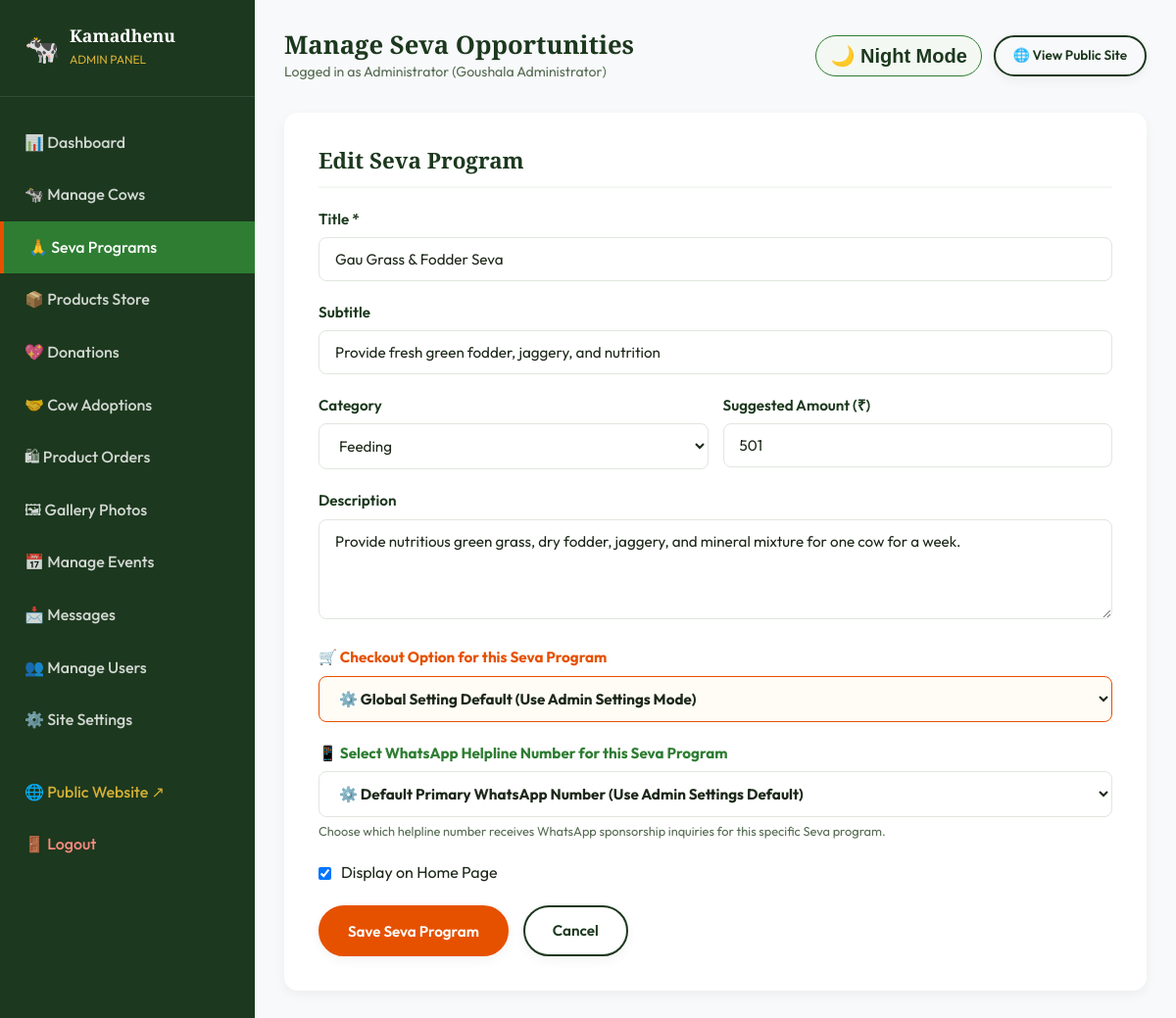
Screenshot of /admin/seva.php?action=edit&id=1 (signed in) with the database file from the repository.
### tables this page shows
CREATE TABLE IF NOT EXISTS `seva` (
  `id` INT AUTO_INCREMENT PRIMARY KEY,
  `title` VARCHAR(150) NOT NULL,
  `subtitle` VARCHAR(255) DEFAULT NULL,
  `category` ENUM('Daily', 'Medical', 'Feeding', 'Shelter', 'Special') DEFAULT 'Daily',
  `suggested_amount` DECIMAL(10,2) NOT NULL DEFAULT 500.00,
  `description` TEXT NOT NULL,
  `image` VARCHAR(255) DEFAULT 'images/seva/seva-default.jpg',
  `is_featured` TINYINT(1) DEFAULT 1,
  `created_at` TIMESTAMP DEFAULT CURRENT_TIMESTAMP
);

### admin/seva.php (the view, shortened to what this page needs)
<?php
require_once __DIR__ . '/header_sidebar.php';
$action = $_GET['action'] ?? 'list';
$editId = (int)($_GET['id'] ?? 0);
$editSeva = null;
if ($action === 'edit' && $editId > 0) {
    $stmt = $pdo->prepare("SELECT * FROM seva WHERE id = ?");
    $stmt->execute([$editId]);
    $editSeva = $stmt->fetch();
}
$sevaList = $pdo->query("SELECT * FROM seva ORDER BY id ASC")->fetchAll();
?>
<?php if ($action === 'add' || $action === 'edit'): ?>
  <div style="background:white; padding:35px; border-radius:var(--radius-md); box-shadow:var(--shadow-sm); width:100%; margin-bottom:30px;">
    <h3 style="margin-bottom:20px; font-size:1.4rem; color:var(--primary-dark); border-bottom:2px solid var(--bg-light-green); padding-bottom:12px;"><?= $action === 'edit' ? 'Edit Seva Program' : 'Add New Seva Program' ?></h3>
    <form method="POST" action="seva.php?action=<?= $action ?>&id=<?= $editId ?>" enctype="multipart/form-data">
      <div class="form-group">
        <label class="form-label">Title *</label>
        <input type="text" name="title" class="form-control" value="<?= htmlspecialchars($editSeva['title'] ?? '') ?>" required>
      </div>
      <div class="form-group">
        <label class="form-label">Subtitle</label>
        <input type="text" name="subtitle" class="form-control" value="<?= htmlspecialchars($editSeva['subtitle'] ?? '') ?>">
      </div>
      <div class="form-row">
        <div class="form-group">
          <label class="form-label">Category</label>
          <select name="category" class="form-control">
            <option value="Feeding" <?= ($editSeva['category'] ?? '') === 'Feeding' ? 'selected' : '' ?>>Feeding</option>
          </select>
        </div>
        <div class="form-group">
          <label class="form-label">Suggested Amount (₹)</label>
          <input type="number" step="0.01" name="suggested_amount" class="form-control" value="<?= (float)($editSeva['suggested_amount'] ?? 501.00) ?>" required>
        </div>
      </div>
      <div class="form-group">
        <label class="form-label">Description</label>
        <textarea name="description" class="form-control" rows="4" required><?= htmlspecialchars($editSeva['description'] ?? '') ?></textarea>
      </div>
      <div class="form-group">
        <label class="form-label" style="font-weight:bold; color:var(--accent-orange);">🛒 Checkout Option for this Seva Program</label>
        <select name="checkout_mode" class="form-control" style="font-weight:bold; background:#fffcf6; border:1.5px solid var(--accent-orange);">
          <option value="default" <?= ($editSeva['checkout_mode'] ?? 'default') === 'default' ? 'selected' : '' ?>>⚙️ Global Setting Default (Use Admin Settings Mode)</option>
        </select>
      </div>
      <div class="form-group">
        <label class="form-label" style="font-weight:bold; color:#2E7D32;">📱 Select WhatsApp Helpline Number for this Seva Program</label>
        <select name="whatsapp_number" class="form-control" style="font-weight:bold;">
          <option value="">⚙️ Default Primary WhatsApp Number (Use Admin Settings Default)</option>
        </select>
        <small style="color:var(--text-muted); font-size:0.8rem; display:block; margin-top:4px;">Choose which helpline number receives WhatsApp sponsorship inquiries for this specific Seva program.</small>
      </div>
      <div class="form-group" style="display:flex; align-items:center; gap:10px;">
        <input type="checkbox" name="is_featured" value="1" id="feat" <?= !isset($editSeva) || $editSeva['is_featured'] ? 'checked' : '' ?>>
        <label for="feat">Display on Home Page</label>
      </div>
      <div style="display:flex; gap:15px;">
        <button type="submit" class="btn btn-primary">Save Seva Program</button>
        <a href="seva.php" class="btn btn-outline">Cancel</a>
      </div>
    </form>
  </div>
<?php endif; ?>
<?php require_once __DIR__ . '/footer.php'; ?>

### css/style.css (style rules this page uses)
:root { --primary-dark: #1C381E; --primary-green: #2E7D32; --accent-orange: #E65100; --accent-gold: #D4AF37; --bg-cream: #FFFFFF; --bg-light-green: #F4F8F3; --bg-white: #FFFFFF; --text-dark: #1C2819; --text-muted: #556B52; --border-light: #E0E7DE; --shadow-sm: 0 4px 12px rgba(0, 0, 0, 0.05); --shadow-md: 0 8px 24px rgba(0, 0, 0, 0.08); --shadow-lg: 0 16px 40px rgba(0, 0, 0, 0.12); --radius-sm: 8px; --radius-md: 14px; --radius-lg: 24px; --transition-fast: all 0.25s ease-in-out; --transition-normal: all 0.35s cubic-bezier(0.16, 1, 0.3, 1); --font-heading: 'Playfair Display', serif; --font-body: 'Outfit', sans-serif; }
*, *::before, *::after { box-sizing: border-box; margin: 0; padding: 0; }
html { scroll-behavior: smooth; font-size: 16px; }
body { font-family: var(--font-body); background-color: var(--bg-cream); color: var(--text-dark); line-height: 1.6; min-height: 100vh; display: flex; flex-direction: column; }
a { color: var(--primary-green); text-decoration: none; transition: var(--transition-fast); }
h1, h2, h3, h4, h5, h6 { font-family: var(--font-heading); color: var(--primary-dark); line-height: 1.25; margin-bottom: 0.75rem; }
h3 { font-size: 1.65rem; font-weight: 600; }
.btn { display: inline-flex; align-items: center; justify-content: center; gap: 8px; padding: 12px 28px; font-family: var(--font-body); font-size: 0.95rem; font-weight: 600; border-radius: 50px; border: 2px solid transparent; cursor: pointer; transition: var(--transition-normal); text-align: center; box-shadow: var(--shadow-sm); }
.btn-primary { background-color: var(--accent-orange); color: var(--bg-white); border-color: var(--accent-orange); }
.btn-outline { background-color: transparent; color: var(--primary-dark); border-color: var(--primary-dark); }
.form-group { margin-bottom: 20px; }
.form-label { display: block; font-weight: 600; margin-bottom: 6px; color: var(--primary-dark); font-size: 0.95rem; }
.form-control { width: 100%; padding: 12px 16px; font-family: var(--font-body); font-size: 0.95rem; border: 1px solid var(--border-light); border-radius: var(--radius-sm); background-color: var(--bg-cream); color: var(--text-dark); transition: var(--transition-fast); }
.form-row { display: flex; gap: 15px; }
.form-row .form-group { flex: 1; }

### rows the page displays
seva: title "Gau Grass & Fodder Seva", subtitle "Provide fresh green fodder, jaggery, and nutrition", category "Feeding", suggested_amount "501", description "Provide nutritious green grass, dry fodder, jaggery, and mineral mixture for one cow for a week.", is_featured "☑"

### other values shown
$adminPageTitle "Manage Seva Opportunities"
$_SESSION['user_name'] "Goushala Administrator"
